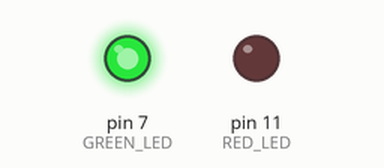
A program run on a simulated Raspberry Pi (header pin numbers). Shown: output pins drawn as LEDs (lit = HIGH). At 40.0 s the program stops and its outputs stay as they are.

Above: at 0.5 s.
At 2.5 s:
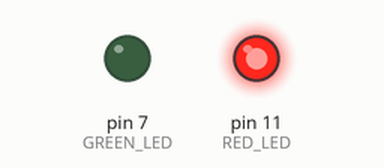
At 3.5 s:
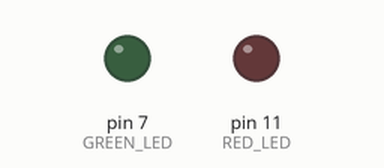
Timing chart, 0 to 5.2 s (numbered marks = the images above):
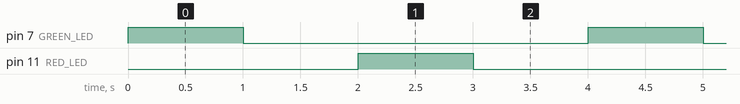

Measured:
- by itself, pin 7 (GREEN_LED), pin 11 (RED_LED): alternates HIGH for 1.0 s and LOW for 3.0 s
- by itself, everything shown: repeats every 4.0 s, in 4 steps

The program:

officeLEDs.py
```python
import RPi.GPIO as GPIO
import time
GREEN_LED = 7
RED_LED = 11
# blinking function
def blink(pin):
        GPIO.output(pin, GPIO.HIGH)
        time.sleep(1)
        GPIO.output(pin, GPIO.LOW)
        time.sleep(1)
        return
# to use Raspberry Pi board pin numbers
GPIO.setmode(GPIO.BOARD)
# set up GPIO output channel
GPIO.setup(GREEN_LED, GPIO.OUT)
GPIO.setup(RED_LED, GPIO.OUT)
# blink GPIO17 50 times
for i in range(0, 10):
        blink(GREEN_LED)
        blink(RED_LED)
GPIO.cleanup()
```
